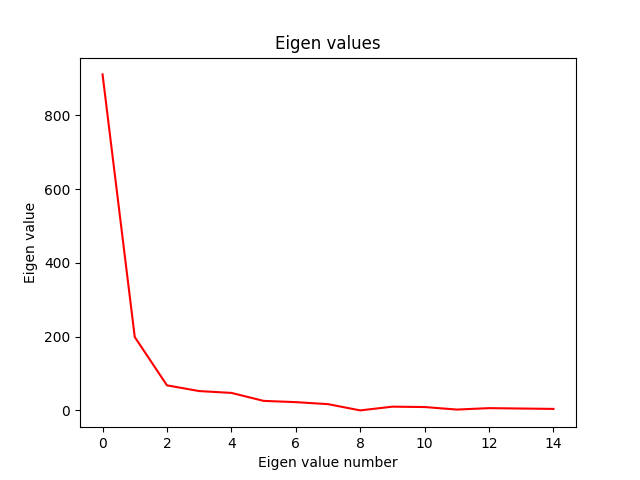

Write the Python code that produced this figure.
import pandas as pd
import numpy as np
from matplotlib import pyplot as plt

df = pd.read_csv("Cars93.csv")
mask = ["Min.Price", "Price", "Max.Price", "MPG.city", "MPG.highway", "EngineSize", "Horsepower", "RPM", "Rev.per.mile", "Fuel.tank.capacity","Length", "Wheelbase","Width", "Turn.circle", "Weight"]
X = df[mask]
X = (X - X.mean()) / X.std()    
X = X.T                         
Xc = X.values

S = Xc.dot(Xc.T)  

evd, v = np.linalg.eig(S)

plt.plot(range(len(evd)), evd, color="red")
plt.title("Eigen values")
plt.xlabel("Eigen value number")
plt.ylabel("Eigen value")
plt.show()

m = 2                       
x2 = v[:,0:m].T.dot(Xc)     
a1 = (Xc * Xc).sum(axis=0) - (x2 * x2).sum(axis=0)  
print(x2)
result = pd.DataFrame({ "name": df["Make"], "a": a1 })
print(result.sort_values(by='a', ascending=False)[:6])               

plt.scatter(x2[0,:], x2[1,:], color="red")
for i in range(len(x2[0,:])):
        plt.text(x2[0,i], x2[1,i], i+1, ha="center", va="top", size=15)

plt.title("Cars93")
plt.xlabel("Second element")
plt.ylabel("First element")
plt.show()
